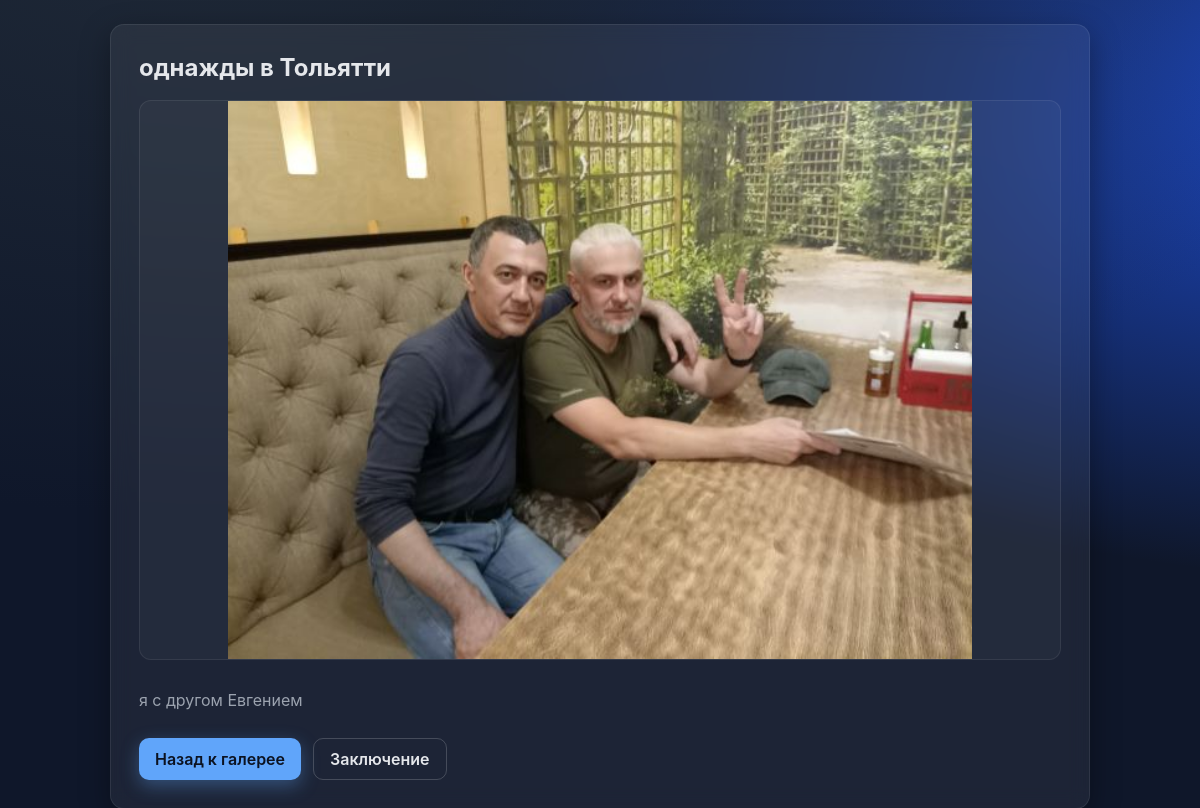
Page /fotos/1/ on the committed database.
### fotos/models.py (models this page shows, shortened)
class Photo(models.Model):
    title = models.CharField('Название', max_length=200, blank=True)
    description = models.TextField('Описание', blank=True)
    image = models.ImageField('Изображение', upload_to='photos/')
    created_at = models.DateTimeField('Дата создания', auto_now_add=True)
    class Meta:
        ordering = ['id']
        verbose_name = 'Фото'
        verbose_name_plural = 'Фотографии'

### fotos/views.py (the view)
# urls.py: path('fotos/<int:pk>/', views.photo_detail, name='photo_detail'),
def photo_detail(request, pk: int):
    photo = get_object_or_404(Photo, pk=pk)
    return render(request, 'detail.html', {'photo': photo})

### templates/detail.html (shortened to what this page needs)
{% extends 'base.html' %}
{% load static %}
{% block content %}
<section class="page">
  <div class="card stack-lg">
    <h2>{{ photo.title|default:"Фото" }}</h2>
    <div class="photo-detail">
      <img src="{{ photo.image.url }}" alt="{{ photo.title|default:'Фото' }}" class="detail-img">
      {% if photo.description %}
      <p class="detail-desc">{{ photo.description }}</p>
      {% endif %}
    </div>
    <div class="btn-row">
      <a class="btn" href="{% url 'gallery' %}">Назад к галерее</a>
      <a class="btn secondary" href="{% url 'conclusion' %}">Заключение</a>
    </div>
  </div>
</section>
{% endblock %}

### static/fotos/css/style.css (style rules this page uses)
:root { --bg: #0f172a; --bg2: #111827; --card: rgba(255,255,255,0.06); --text: #e5e7eb; --muted: #9ca3af; --primary: #60a5fa; --primary-contrast: #0b1220; --accent: #f59e0b; --radius: 14px; --shadow: 0 10px 30px rgba(0,0,0,0.35); }
* { box-sizing: border-box; }
html, body { height: 100%; }
body { margin: 0; font-family: Inter, system-ui, -apple-system, Segoe UI, Roboto, Arial, sans-serif; background: radial-gradient(1200px 600px at 20% -10%, #1f2937, transparent), radial-gradient(1000px 500px at 120% 10%, #1d4ed8, transparent), var(--bg); color: var(--text); }
.page { min-height: 100vh; display: grid; place-items: center; padding: 24px; }
.card { width: min(980px, 92vw); background: var(--card); border: 1px solid rgba(255,255,255,0.08); border-radius: var(--radius); box-shadow: var(--shadow); padding: 28px; backdrop-filter: blur(10px); }
.stack-lg > * + * { margin-top: 18px; }
h1, h2 { margin: 0; }
.btn-row { display: flex; gap: 12px; flex-wrap: wrap; margin-top: 12px; }
.btn { appearance: none; border: none; background: var(--primary); color: var(--primary-contrast); padding: 10px 16px; border-radius: 10px; font-weight: 600; text-decoration: none; display: inline-flex; align-items: center; justify-content: center; cursor: pointer; transition: transform .08s ease, box-shadow .2s ease, background .2s ease; box-shadow: 0 6px 18px rgba(96,165,250,.35); }
.btn.secondary { background: transparent; color: var(--text); border: 1px solid rgba(255,255,255,.18); box-shadow: none; }
.photo-detail { display: grid; gap: 14px; }
.detail-img { width: 100%; max-height: 70vh; object-fit: contain; border-radius: 12px; border: 1px solid rgba(255,255,255,.08); background: rgba(255,255,255,.03); }
.detail-desc { color: var(--muted); }

### rows in the picture
Photo: title "однажды в Тольятти", image (picture), description "я с другом Евгением"
